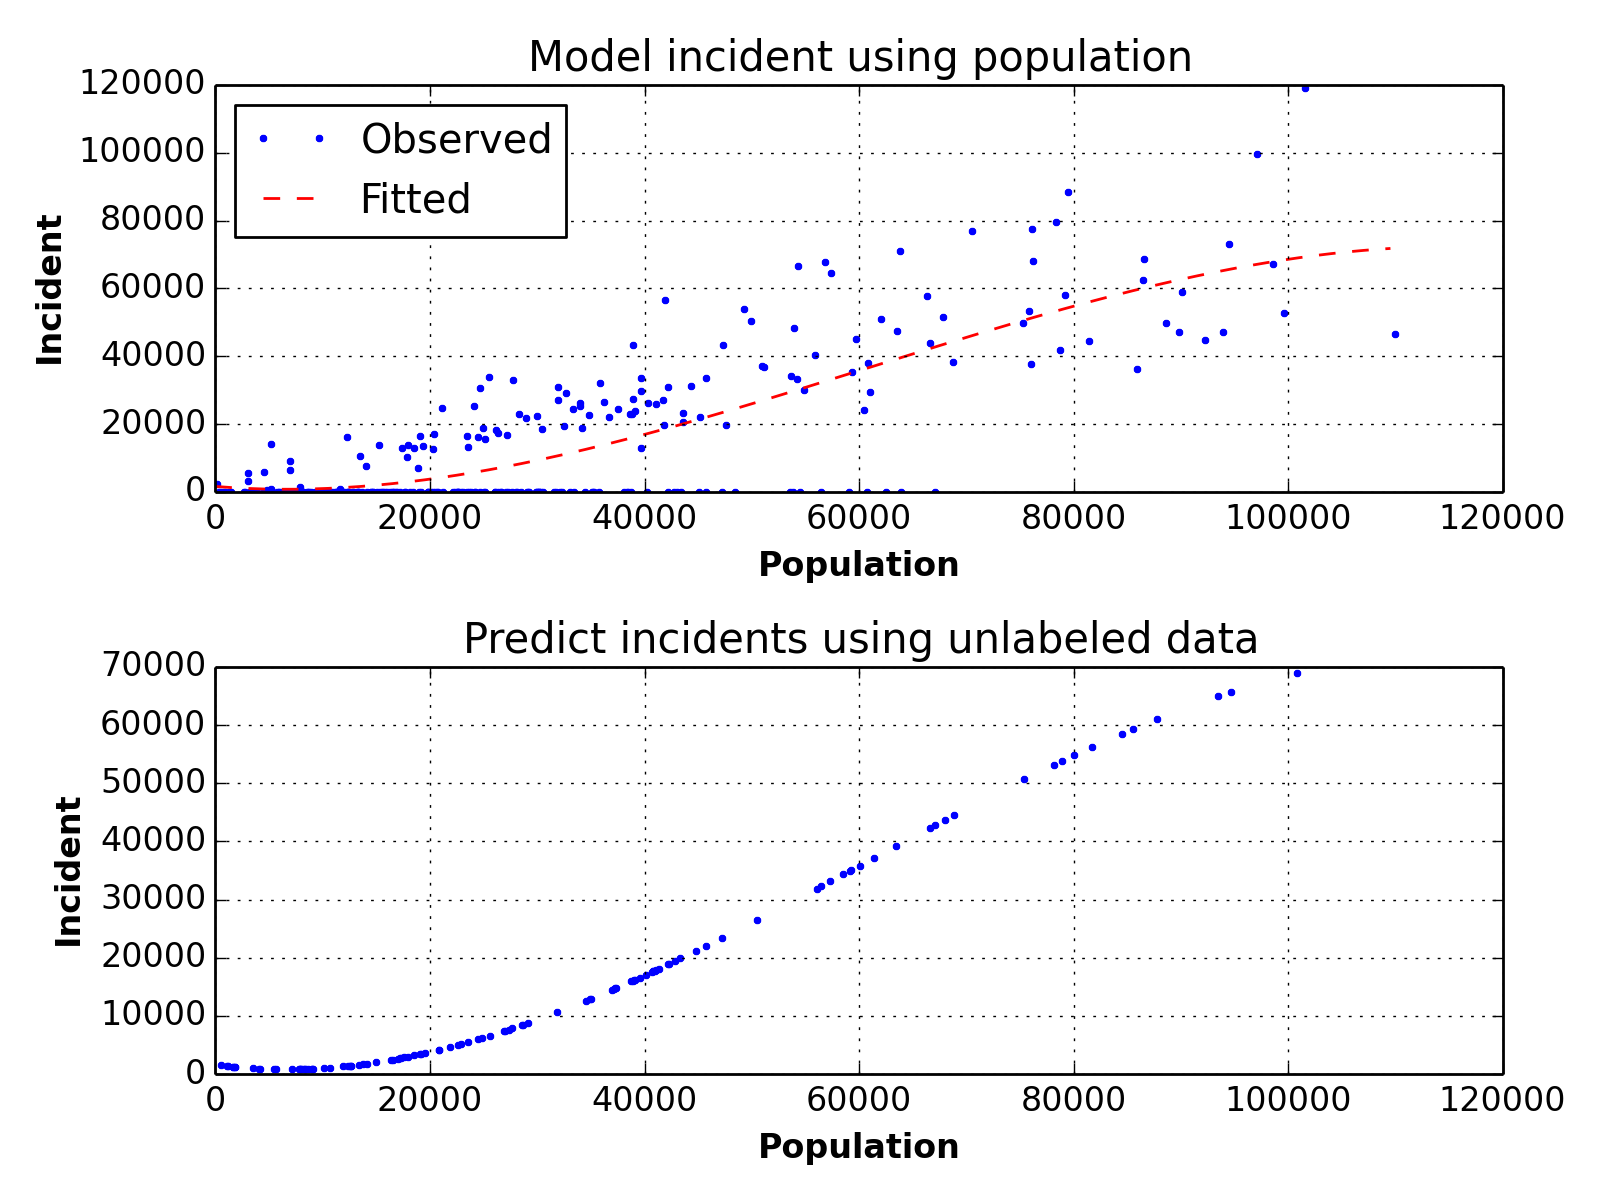

This chart was generated by the following Python code:
from matplotlib import pyplot
import numpy

# read data form dat file
inputFile = open('labeled_data.csv','r')
header = inputFile.readline()
zip=[]
pop=[]
inci=[]

for line in inputFile:
        term = line.split(",")
        zip.append(term[0])
        pop.append(int(float(term[1])))
        inci.append(int(float(term[2])))
inputFile.close()

inputFile = open('unlabeled_data.csv','r')
header = inputFile.readline()
popPredic=[]
for line in inputFile:
        term = line.split(",")
        popPredic.append(int(float(term[1])))
inputFile.close()


#According to the previous analysis, third degree polynomial is chosen as the best model. 
coeffs= numpy.polyfit(pop,inci,3)
fit_eq = numpy.poly1d(coeffs)
xArray=numpy.arange(0,110000,500)
inciFit = fit_eq(xArray) 

inciPredic=fit_eq(popPredic) 


fig = pyplot.figure()

graph1 = fig.add_subplot(2,1,1)
graph1.plot(pop,inci,'.',ms=5,color='b',label="Observed")
graph1.plot(xArray,inciFit,'--',ms=9,color='r',label="Fitted")
graph1.legend(loc="upper left",shadow=False)
#fig.autofmt_xdate()#Automatically adjust the x tick labels to avoid overlap
graph1.grid(True)#Add the gridlines to make the plot clearer 
graph1.set_xlabel('Population',fontweight='bold')
graph1.set_ylabel('Incident',fontweight='bold')
graph1.set_title("Model incident using population",fontsize=15)

graph2 = fig.add_subplot(2,1,2)
graph2.plot(popPredic,inciPredic,'.',ms=5,color='b')
graph2.grid(True)#Add the gridlines to make the plot clearer 
graph2.set_xlabel('Population',fontweight='bold')
graph2.set_ylabel('Incident',fontweight='bold')
graph2.set_title("Predict incidents using unlabeled data",fontsize=15)

fig.tight_layout()
fig.patch.set_facecolor('white') 
pyplot.savefig('problem_d.png', dpi=200)
pyplot.show()

"""
Note:
The third degree polinomial which had the best performance in the previous analysis was chosen to model the incident number by population. 

Then, this model was used to predict the incident number for zones in the unlabeled data
"""
